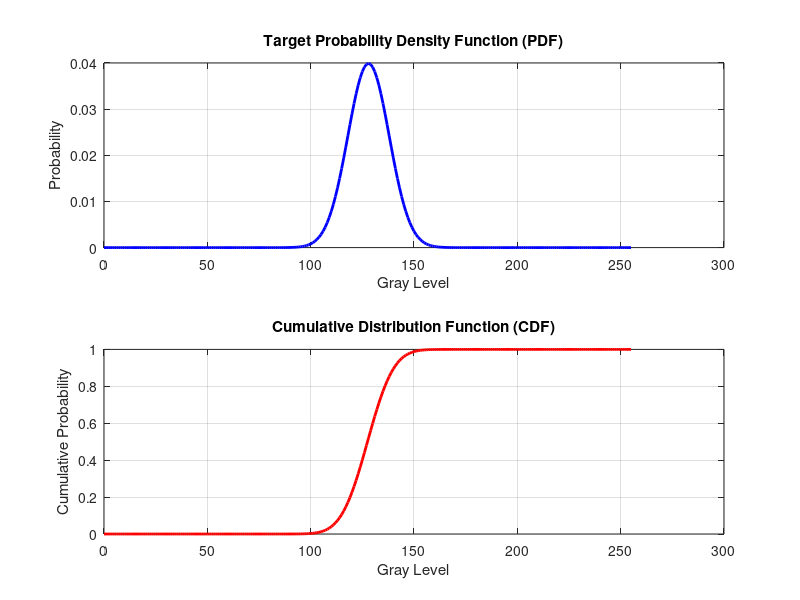
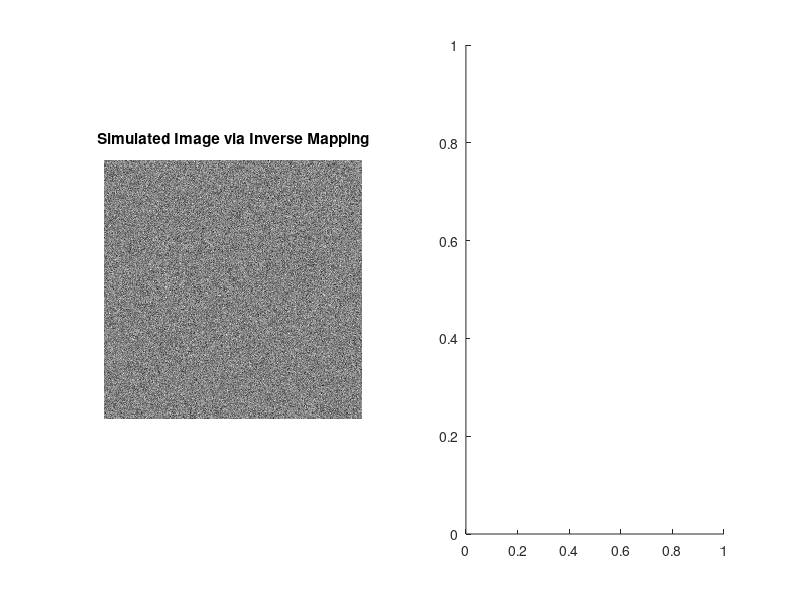

These figures' MATLAB source, in order: (Note: this script raises an error after producing the figures.)
% Clear the command window.
clc;
% Close all open figure windows.
close all;
% Clear all variables from the workspace.
clear all;

% Define the mean for the Gaussian distribution.
gaussianMean = 128;
% Define the variance for the Gaussian distribution.
gaussianVariance = 100;
% Define the array of gray levels from 0 to 255.
grayLevels = 0:1:255;

% Calculate the first part of the probability density function formula.
pdfPartOne = 1.0 ./ sqrt(2.0 .* pi .* gaussianVariance);
% Calculate the second part of the probability density function formula.
pdfPartTwo = ((grayLevels - gaussianMean).^2) ./ (2.0 .* gaussianVariance);
% Calculate the unnormalized probability density function values.
unnormalizedPdf = pdfPartOne .* exp(-pdfPartTwo);
% Normalize the probability density function so that it sums to one.
normalizedPdf = unnormalizedPdf ./ sum(unnormalizedPdf);

% Initialize the cumulative distribution function array.
cumulativeDistributionFunction = zeros(1, 256);
% Set the first value of the cumulative distribution function.
cumulativeDistributionFunction(1) = normalizedPdf(1);
% Loop through the remaining gray levels to calculate the cumulative sum.
for grayLevelIndex = 2:1:256
    % Calculate the cumulative sum for the current gray level.
    cumulativeDistributionFunction(grayLevelIndex) = cumulativeDistributionFunction(grayLevelIndex - 1) + normalizedPdf(grayLevelIndex);
    % End the cumulative sum loop.
end

% Initialize the simulated image matrix with zeros.
simulatedImage = zeros(256, 256);
% Loop through each row of the simulated image.
for rowIndex = 1:1:256
    % Loop through each column of the simulated image.
    for colIndex = 1:1:256
        % Generate a random value from a uniform distribution between 0 and 1.
        randomValue = rand;
        % Find the indices where the cumulative distribution function is less than or equal to the random value.
        matchIndices = find(cumulativeDistributionFunction <= randomValue);
        % Assign the gray level based on the number of matching indices.
        simulatedImage(rowIndex, colIndex) = length(matchIndices);
        % End the column loop.
    end
    % End the row loop.
end

% Open a new figure window to visualize the target PDF and CDF.
figure("Color", "w");

% Create the first subplot for the target PDF.
subplot(2, 1, 1);
% Plot the normalized probability density function.
plot(grayLevels, normalizedPdf, "b-", "LineWidth", 2);
% Add a title to the PDF subplot.
title("Target Probability Density Function (PDF)");
% Label the horizontal axis.
xlabel("Gray Level");
% Label the vertical axis.
ylabel("Probability");
% Add a grid for better readability.
grid on;

% Create the second subplot for the CDF.
subplot(2, 1, 2);
% Plot the cumulative distribution function.
plot(grayLevels, cumulativeDistributionFunction, "r-", "LineWidth", 2);
% Add a title to the CDF subplot.
title("Cumulative Distribution Function (CDF)");
% Label the horizontal axis.
xlabel("Gray Level");
% Label the vertical axis.
ylabel("Cumulative Probability");
% Add a grid for better readability.
grid on;

% Open a new figure window to visualize the simulated image and its histogram.
figure("Color", "w");

% Create the first subplot for the simulated image.
subplot(1, 2, 1);
% Display the simulated image with automatic scaling.
imshow(simulatedImage, []);
% Add a title to the simulated image subplot.
title("Simulated Image via Inverse Mapping");

% Create the second subplot for the histogram comparison.
subplot(1, 2, 2);
% Plot the normalized histogram of the simulated image pixels.
histogram(simulatedImage(:), "Normalization", "pdf", "FaceColor", [0.8, 0.8, 0.8], "EdgeColor", "none");
% Hold the plot to overlay the target PDF curve.
hold on;
% Plot the target PDF curve for comparison.
plot(grayLevels, normalizedPdf, "r-", "LineWidth", 2);
% Add a title to the histogram subplot.
title("Simulated Histogram vs. Target PDF");
% Label the horizontal axis.
xlabel("Gray Level");
% Label the vertical axis.
ylabel("Probability Density");
% Add a legend to identify the plotted elements.
legend("Simulated Histogram", "Target PDF", "Location", "best");
% Add a grid for better readability.
grid on;
% Release the hold on the plot.
hold off;
